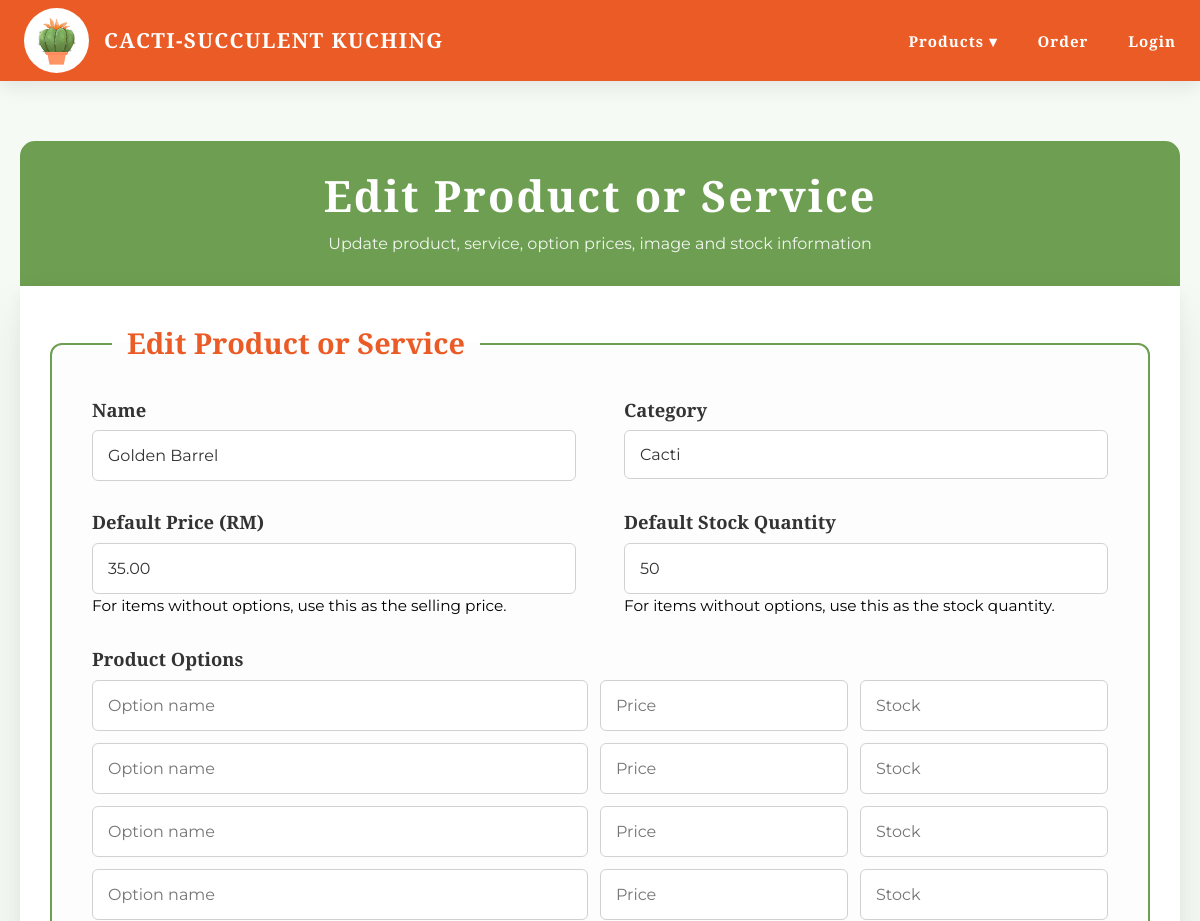
The page /edit_product.php?id=1 (signed in, upper part) on the database as committed earlier.
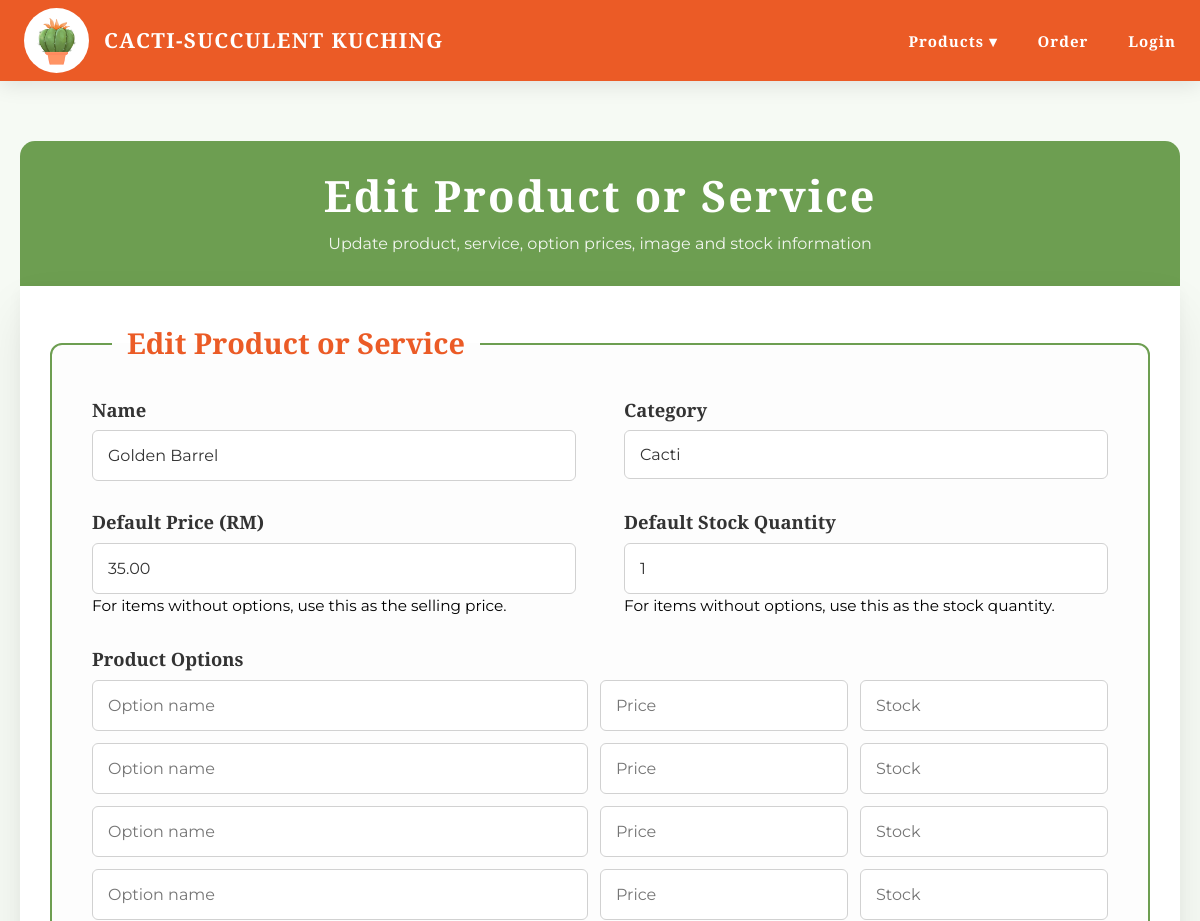
The same page on the database as committed later.
### tables this page shows
CREATE TABLE `product` (
  `id` int(11) NOT NULL,
  `product_name` varchar(100) NOT NULL,
  `category` varchar(50) NOT NULL,
  `product_options` varchar(255) DEFAULT NULL,
  `description` text NOT NULL,
  `price` decimal(10,2) NOT NULL,
  `image_path` varchar(255) NOT NULL,
  `image_source` varchar(500) DEFAULT NULL,
  `stock_quantity` int(11) DEFAULT NULL
);

### edit_product.php (the view, shortened to what the changed rows need)
<?php
require_once('settings.php');
$create_option_table_sql = "
    CREATE TABLE IF NOT EXISTS product_option (
        id INT AUTO_INCREMENT PRIMARY KEY,
        product_id INT NOT NULL,
        option_name VARCHAR(100) NOT NULL,
        option_price DECIMAL(10,2) NOT NULL,
        option_stock INT NOT NULL DEFAULT 0,
        FOREIGN KEY (product_id) REFERENCES product(id) ON DELETE CASCADE
    )
";
mysqli_query($conn, $create_option_table_sql);
$product_id = isset($_GET['id']) ? intval($_GET['id']) : 0;
$sql = "SELECT id, product_name, category, product_options, description, price, image_path, image_source, stock_quantity
        FROM product
        WHERE id = ?";
$stmt = mysqli_prepare($conn, $sql);
mysqli_stmt_bind_param($stmt, "i", $product_id);
mysqli_stmt_execute($stmt);
$result = mysqli_stmt_get_result($stmt);
$product = mysqli_fetch_assoc($result);
?>
<!DOCTYPE html>
<html lang="en">
<head>
    <link rel="stylesheet" href="styles/style.css?v=productmanage13">
    <link href="https://cdn.jsdelivr.net/npm/remixicon/fonts/remixicon.css" rel="stylesheet">
</head>
<body class="admin-page view-product-page">
    <main class="form-main">
        <div class="form-header">
            <h1>Edit Product or Service</h1>
        </div>
        <div class="form-card">
            <form action="edit_product_process.php" method="post" enctype="multipart/form-data">
                <fieldset class="admin-record-fieldset">
                    <div class="form-row">
                        <div class="input-group">
                            <label for="product_name">Name</label>
                            <input type="text" id="product_name" name="product_name" maxlength="100" required value="<?php echo htmlspecialchars($product['product_name']); ?>">
                        </div>
                        <div class="input-group">
                            <label for="price">Default Price (RM)</label>
                            <input type="number" id="price" name="price" min="0" step="0.01" required value="<?php echo htmlspecialchars($product['price']); ?>">
                            <small class="admin-input-note">For items without options, use this as the selling price.</small>
                        </div>
                        <div class="input-group">
                            <label for="stock_quantity">Default Stock Quantity</label>
                            <input type="number" id="stock_quantity" name="stock_quantity" min="0" step="1" value="<?php echo htmlspecialchars($product['stock_quantity']); ?>">
                            <small class="admin-input-note">For items without options, use this as the stock quantity.</small>
                        </div>
                    </div>
                </fieldset>
            </form>
        </div>
    </main>
</body>
</html>

Rows that differ between the two databases and show on the page:
changed product "Golden Barrel": stock_quantity "50" → "1"
